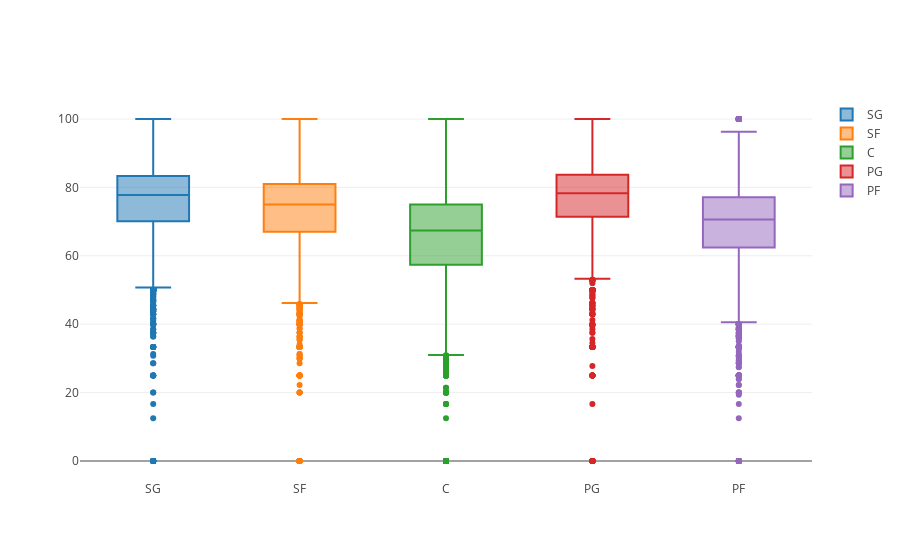

Notebook code for this chart:
### Code cell
iplot(data, show_link = False)

### Figure 1 — Plotly figure (JSON) as saved in the notebook; plotly's stock layout.template omitted (floating-point values rounded to 4 significant figures; data arrays with more than 128 entries replaced by an {"elided": "..."} marker saying what was removed)
{"data": [{"name": "SG", "type": "box", "uid": "a751e802-a73d-4b98-9196-3386c964755d", "y": {"elided": "4264 float values"}}, {"name": "SF", "type": "box", "uid": "7d0cd3c8-85dd-4f4c-8a6f-d097e1753032", "y": {"elided": "4036 float values"}}, {"name": "C", "type": "box", "uid": "f99d63c3-22f6-4363-ad21-0335b506f94a", "y": {"elided": "3746 float values"}}, {"name": "PG", "type": "box", "uid": "ff5228a3-ad7f-4c9b-ac75-b21062e599e1", "y": {"elided": "4151 float values"}}, {"name": "PF", "type": "box", "uid": "45697c1a-5ed5-4734-acb2-a11e1854ca80", "y": {"elided": "4375 float values"}}], "layout": {}}
